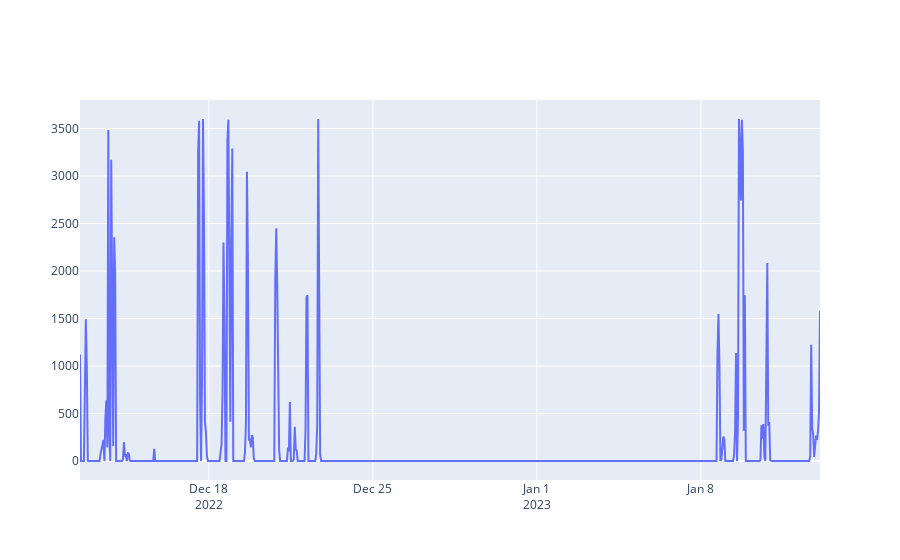

Notebook code for this chart:
### Code cell
temp = df_1.groupby(pd.Grouper(key='Start', freq='H'))['Time_diff_sec'].sum()
fig = go.Figure([go.Scatter(x=temp.index, y=temp.values)])
fig.show()

### Figure 1 — Plotly figure (JSON) as saved in the notebook; plotly's stock layout.template omitted (floating-point values rounded to 4 significant figures; data arrays with more than 128 entries replaced by an {"elided": "..."} marker saying what was removed)
{"data": [{"type": "scatter", "x": {"elided": "759 str values"}, "y": {"elided": "759 float values"}}], "layout": {}}
